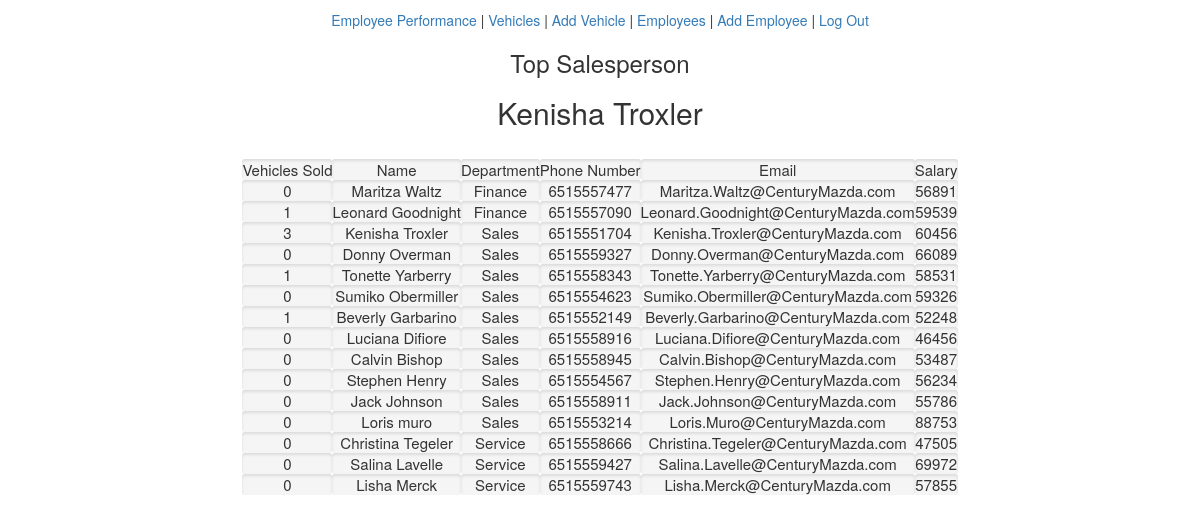
/manager_sold_display.php, run on the app's committed database.
### tables this page shows
CREATE TABLE `employee` (
  `empid` int(15) NOT NULL,
  `SSN` int(10) NOT NULL,
  `name` char(30) NOT NULL,
  `phone` bigint(10) NOT NULL,
  `email` char(50) NOT NULL,
  `address` char(75) NOT NULL,
  `DoB` date NOT NULL,
  `salary` double NOT NULL,
  `password` char(20) NOT NULL
);

CREATE TABLE `department` (
  `did` int(11) NOT NULL,
  `budget` double NOT NULL,
  `dname` char(25) NOT NULL
);

### manager_sold_display.php (called while the page is built, shortened)
<?php
$dbh = new PDO("mysql:host=".DBHOST.";port=".DBPORT.";dbname=".DBNAME.";charset=utf8mb4", DBUSER, DBPASS);
$dbh->setAttribute(PDO::ATTR_ERRMODE, PDO::ERRMODE_EXCEPTION);
$employeeTable = 'employee';
$worksinTable = 'worksin';
$departmentTable = 'department';
$soldTable = 'sold';
$stmt = "SELECT DISTINCT $employeeTable.empID, name, phone, email, salary, dname, $departmentTable.did FROM $employeeTable, $worksinTable, $departmentTable, $soldTable WHERE $departmentTable.did = $worksinTable.did AND $worksinTable.empID = $employeeTable.empID";
$result = $dbh->query($stmt);
$arr = $result->fetchall(PDO::FETCH_ASSOC);
include 'manager_nav.php';
include 'manager_sold_table.php';
?>

### manager_sold_table.php (the view)
<div class="header">
<h3>Top Salesperson</h3>
<?php
echo "<h2>" . $_SESSION['topEmp'] . "</h2>";
?>
</div>
<br />
<table align = 'center'>
  <tr>
    <td>Vehicles Sold</td>
    <td>Name</td>
    <td>Department</td>
    <td>Phone Number</td>
    <td>Email</td>
    <td>Salary</td>
  </tr>
  <?php
  foreach ($_SESSION['soldArray'] as $emp)
  {
    echo "<tr>";
    echo "<td>" . $emp['numSold'] . "</td>";
    echo "<td>" . $emp['name'] . "</td>";
    echo "<td>" . $emp['dname'] . "</td>";
    echo "<td>" . $emp['phone'] . "</td>";
    echo "<td>" . $emp['email'] . "</td>";
    echo "<td>" . $emp['salary'] . "</td>";
    echo "</tr>";
  }
  ?>
</table>

### manager_nav.php (shortened to what this page needs)
<section>
  <a href="manager_sold_display.php">Employee Performance</a> | <a href="manager_vehicle_display.php">Vehicles</a> | <a href="add_vehicle_form.php">Add Vehicle</a> | <a href="manager_contact_display.php">Employees</a> | <a href="add_employee_form.php">Add Employee</a> | <a href='logout_process.php'>Log Out</a>
</section>

### style.css (style rules this page uses)
body { text-align: center; }
td { font-size: 20; padding: 5px; border: none; margin: 3px; text-align: center; background: #f5f5f5; font-size: 1.5rem; -moz-border-radius: 3px; -webkit-border-radius: 3px; box-shadow: inset 0px 2px 3px rgba( 0,0,0,0.1 ); clear: both; }

### data on the page
employee: numSold "0", name "Maritza Waltz", department.dname "Finance", phone "6515557477", email "Maritza.Waltz@CenturyMazda.com", salary "56891"
employee: numSold "1", name "Leonard Goodnight", department.dname "Finance", phone "6515557090", email "Leonard.Goodnight@CenturyMazda.com", salary "59539"
employee: numSold "3", name "Kenisha Troxler", department.dname "Sales", phone "6515551704", email "Kenisha.Troxler@CenturyMazda.com", salary "60456"
employee: numSold "0", name "Donny Overman", department.dname "Sales", phone "6515559327", email "Donny.Overman@CenturyMazda.com", salary "66089"
employee: numSold "1", name "Tonette Yarberry", department.dname "Sales", phone "6515558343", email "Tonette.Yarberry@CenturyMazda.com", salary "58531"
employee: numSold "0", name "Sumiko Obermiller", department.dname "Sales", phone "6515554623", email "Sumiko.Obermiller@CenturyMazda.com", salary "59326"
employee: numSold "1", name "Beverly Garbarino", department.dname "Sales", phone "6515552149", email "Beverly.Garbarino@CenturyMazda.com", salary "52248"
employee: numSold "0", name "Luciana Difiore", department.dname "Sales", phone "6515558916", email "Luciana.Difiore@CenturyMazda.com", salary "46456"
employee: numSold "0", name "Calvin Bishop", department.dname "Sales", phone "6515558945", email "Calvin.Bishop@CenturyMazda.com", salary "53487"
employee: numSold "0", name "Stephen Henry", department.dname "Sales", phone "6515554567", email "Stephen.Henry@CenturyMazda.com", salary "56234"
employee: numSold "0", name "Jack Johnson", department.dname "Sales", phone "6515558911", email "Jack.Johnson@CenturyMazda.com", salary "55786"
employee: numSold "0", name "Loris muro", department.dname "Sales", phone "6515553214", email "Loris.Muro@CenturyMazda.com", salary "88753"
employee: numSold "0", name "Christina Tegeler", department.dname "Service", phone "6515558666", email "Christina.Tegeler@CenturyMazda.com", salary "47505"
employee: numSold "0", name "Salina Lavelle", department.dname "Service", phone "6515559427", email "Salina.Lavelle@CenturyMazda.com", salary "69972"
employee: numSold "0", name "Lisha Merck", department.dname "Service", phone "6515559743", email "Lisha.Merck@CenturyMazda.com", salary "57855"

### other printed values
$_SESSION['topEmp'] "Kenisha Troxler"
